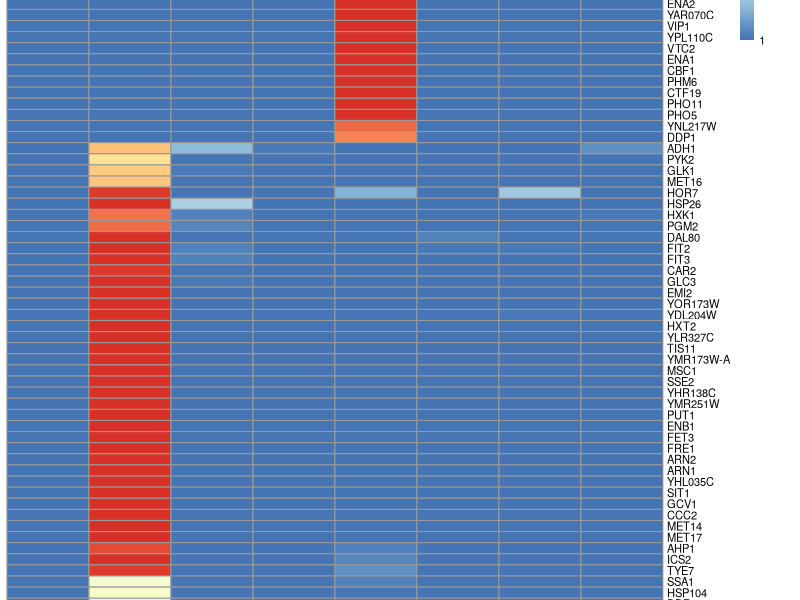

This chart was generated by the following R code:
## ---- chunk 1
setwd("~/Documents/work/Pho/Result/RNA-seq/Xu_microarray_Scer")
data <- read.table("sup_tab_3.txt",head=T,as.is=T)
require(pheatmap)
## ---- chunk 2
pvalue.col <- grep("p.",names(data))
pvalues <- data[pvalue.col]; rownames(pvalues) <- data[,2]
pheatmap(-log10(pvalues+.001),cluster_cols=FALSE,treeheight_row=0,legend_breaks=seq(0,3),legend_labels=c("1","0.1","0.01","<0.001"),cellheight=8,fontsize=8) -> x
row.order <- x$tree_row$order
print(data[row.order,c(2,pvalue.col[-1])])
